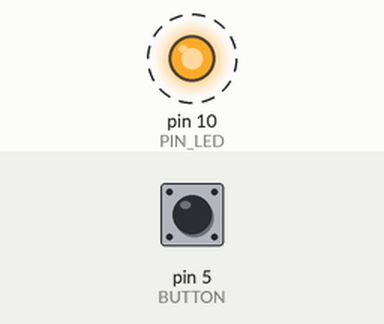
Simulated run of this sketch. Board: Arduino Uno, built with avr-gcc and run on an emulated ATmega328P. On the bench: output pins drawn as LEDs (lit = HIGH). Dashed ring = blinking. Inputs (shaded band) come from the test bench; at power-on: pin 5 (BUTTON) LOW.

Above: at 0.12 s.
Timing chart, 0 to 3.0 s (numbered marks = the images above):
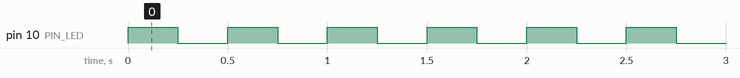

The sketch:

Prg_BP_Frequence_Variable.ino
```cpp
#define PIN_LED 10
#define BUTTON 5
unsigned int compt;
int etat;
void setup()
{
pinMode(PIN_LED,OUTPUT);
pinMode(BUTTON, INPUT);
compt = 0;
}
void loop()
{
etat = digitalRead(BUTTON);
if (compt == 2 && etat == HIGH)
{
  compt = 0;
}
else if(compt< 3 && etat == HIGH)
{
  compt ++;
}

switch(compt)
{
  case 0 :
    digitalWrite(PIN_LED, HIGH);
    delay(250);
    digitalWrite(PIN_LED, LOW);
    delay (250);
    break;
  case 1 :
    digitalWrite(PIN_LED, HIGH);
    delay(166);
    digitalWrite(PIN_LED, LOW);
    delay (166);
    break;
  case 2 :
    digitalWrite(PIN_LED, HIGH);
    delay(50);
    digitalWrite(PIN_LED, LOW);
    delay (50);
    break;
}
}
```

Measured:
- by itself, pin 10 (PIN_LED): alternates HIGH for 0.25 s and LOW for 0.25 s
